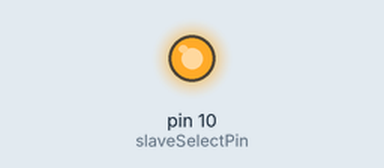
The sketch below on a simulated Arduino Uno, built with avr-gcc and run on an emulated ATmega328P. Parts: output pins drawn as LEDs (lit = HIGH).

Above: at 0.1 s.
Timing chart, 0 to 1.6 s (numbered marks = the images above):
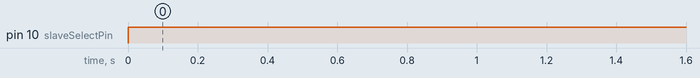

The sketch:

SPI_test.ino
```cpp
// inslude the SPI library:
#include <SPI.h>

/*
  SPI_test
  Tests SPI comms with an AD8403 digital pot
 */

// set pin 10 as the slave select for the digital pot:
const int slaveSelectPin = 10;

void setup() {
  // set the slaveSelectPin as an output:
  pinMode (slaveSelectPin, OUTPUT);
  // initialize SPI:
//  SPI.setBitOrder (MSBFIRST);
 // SPI.setDataMode (SPI_MODE0);
  SPI.setClockDivider (SPI_CLOCK_DIV2);
  SPI.begin ();
}

// the loop routine runs over and over again forever:
void loop() {
  // go through the four channels of the digital pot:
  for (int channel = 0; channel < 1; channel++) {
    // change the resistance on this channel from min to max:
    for (int level = 0; level < 256; level++) {
      digitalPotWrite(channel, level);
      delay(300);
    }
    // wait a second at the top:
    delay(3000);
    // change the resistance on this channel from max to min:
    for (byte level = 0; level < 256; level++) {
      digitalPotWrite(channel, 255 - level);
      delay(300);
    }
  }

}

void digitalPotWrite(int address, int value) {
  // take the SS pin low to select the chip:
  digitalWrite(slaveSelectPin,LOW);
  //  send in the address and value via SPI:
  SPI.transfer(address);
  SPI.transfer(value);
  // take the SS pin high to de-select the chip:
  digitalWrite(slaveSelectPin,HIGH);
}
```

Measured:
- by itself, pin 10 (slaveSelectPin): LOW → HIGH at 0.00 s
